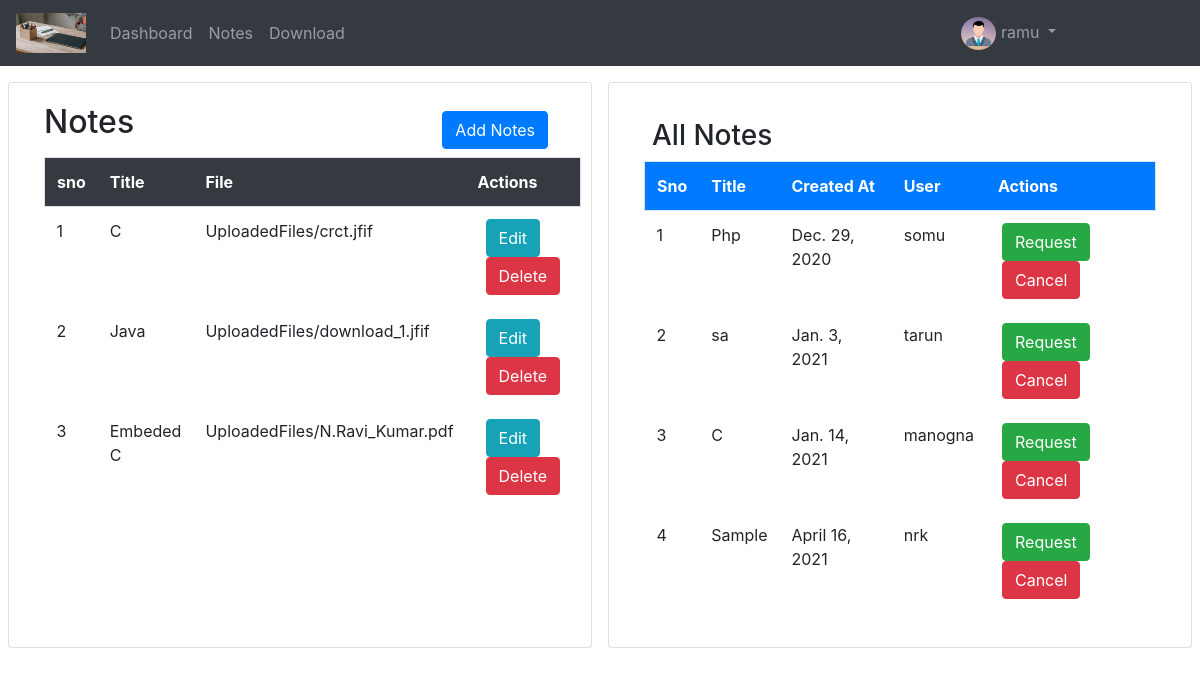
/vwnt/ (signed in), run on the app's committed database.
### NotesApp/models.py (models this page shows)
class Updf(models.Model):
	g = [('M',"Male"),('F',"Female")]
	age = models.IntegerField(default=18)
	gender = models.CharField(max_length=7,choices=g)
	im = models.ImageField(upload_to="Profile_pics/",default="avatar.png")
	pr = models.OneToOneField(User,on_delete=models.CASCADE)

class CrNt(models.Model):
	title = models.CharField(max_length=120)
	date = models.DateField()
	desc = models.TextField()
	created_by = models.CharField(max_length=120)
	fil = models.FileField(upload_to="UploadedFiles/")
	gnkey = models.TextField()
	crt = models.ForeignKey(User,on_delete=models.CASCADE)

### NotesApp/views.py (the view)
# urls.py: path('vwnt/',views.notesview,name="ntv"),
@login_required
def notesview(request):
	l = CrNt.objects.filter(crt_id=request.user.id)
	r = CrNt.objects.all()
	z = []
	for i in r:
		if i.created_by == request.user.username:
			continue
		else:
			z.append(i)
	return render(request,'html/notesview.html',{'mn':l,'al':z})

### NotesApp/templates/html/notesview.html (shortened to what this page needs)
{% extends 'html/base.html' %}
{% load static %}
{% block content %}
<div class="container-fluid mt-3">
	<div class="row">
		<div class="card col-md mx-2">
		<div class="card-body">
			<h2>Notes <a href="{% url 'crn' %}" class="btn btn-primary float-right m-2">Add Notes</a></h2>
			<table class="table table-borderless" id="table_id">
				<tr class="bg-dark text-white border rounded">
					<th>sno</th>
					<th>Title</th>
					<th>File</th>
					<th colspan="2">Actions</th>
				</tr>
				{% for n in mn %}
				<tr>
					<td>{{forloop.counter}}</td>
					<td>{{n.title}}</td>
					<td>{{n.fil}}</td>
					<td><a href="{% url 'upnt' n.id %}" class="btn btn-info mx-2">Edit</a><a href="{% url 'delt' n.id %}" class="btn btn-danger mx-2">Delete</a></td>
				</tr>
				{% endfor %}
			</table>
		</div>
	</div>
	<div class="card col-md mx-2">
		<div class="card-body mt-2">
			<h3 class="m-2">All Notes</h3>
			<table class="table table-borderless">
				<tr class="bg-primary text-white border rounded">
					<th>Sno</th>
					<th>Title</th>
					<th>Created At</th>
					<th>User</th>
					<th colspan="2">Actions</th>
				</tr>
				{% for m in al %}
				<tr>
					<td>{{forloop.counter}}</td>
					<td>{{m.title}}</td>
					<td>{{m.date}}</td>
					<td>{{m.created_by}}</td>
					<td><a href="" class="btn btn-success mx-1">Request</a><a href="" class="btn btn-danger mx-1">Cancel</a></td>
				</tr>
				{% endfor %}
			</table>
		</div>
	</div>
	</div>
</div>
{% endblock %}

### NotesApp/templates/html/base.html (shortened to what this page needs)
{% load static %}
<!DOCTYPE html>
<html lang="en">
<head>
  <link rel="stylesheet" href="{% static 'css/bootstrap.min.css' %}">
</head>
<body>
{% include 'html/navbar.html' %}
{% block content %}
{% endblock %}
</body>
</html>

### NotesApp/templates/html/navbar.html (shortened to what this page needs)
{% load static %}
<nav class="navbar navbar-expand-md bg-dark navbar-dark">
  <a class="navbar-brand" href="{% url 'hm' %}">
    <img src="{% static 'images/brand.jpeg' %}" alt="logo" style="width:70px;height:40px;">
  </a>
  <div class="collapse navbar-collapse" id="collapsibleNavbar">
    <ul class="navbar-nav">
      {% if not user.is_authenticated %}
      <li class="nav-item">
        <a class="nav-link" href="{% url 'hm' %}">Home</a>
      </li>
      <li class="nav-item">
        <a class="nav-link" href="{% url 'ab' %}">About</a>
      </li>
      <li class="nav-item">
        <a class="nav-link" href="{% url 'cn' %}">Contact</a>
      </li>
      <li class="nav-item">
        <a class="nav-link" href="{% url 'rg' %}">Registration</a>
      </li>
      {% else %}
      <li class="nav-item">
        <a class="nav-link" href="{% url 'dsh' %}">Dashboard</a>
      </li>
      <li class="nav-item">
        <a class="nav-link" href="{% url 'ntv' %}">Notes</a>
      </li>
      <li class="nav-item">
        <a class="nav-link" href="#">Download</a>
      </li>
      {% endif %}
    </ul>
    <ul class="navbar-nav ml-auto" style="margin-right:120px">
      {% if not user.is_authenticated %}
      <li class="nav-item">
        <a class="nav-link" href="{% url 'lg' %}">Login</a>
      </li>
      {% else %}
      <li class="dropdown">
      <a type="button" class="nav-link dropdown-toggle" data-toggle="dropdown">
         <img src="{{request.user.updf.im.url}}" height="33px" width="35px" class="rounded-circle" />  {{user.username}} </a>
    </li>
    {% endif %}
    </ul>
  </div>
</nav>

### data on the page
CrNt: title "C", fil "UploadedFiles/crct.jfif"
CrNt: title "Java", fil "UploadedFiles/download_1.jfif"
CrNt: title "Embeded C", fil "UploadedFiles/N.Ravi_Kumar.pdf"
CrNt: title "Php", date "Dec. 29, 2020", created_by "somu"
CrNt: title "sa", date "Jan. 3, 2021", created_by "tarun"
CrNt: title "C", date "Jan. 14, 2021", created_by "manogna"
CrNt: title "Sample", date "April 16, 2021", created_by "nrk"

### other printed values
{{ user.username }} "ramu"
